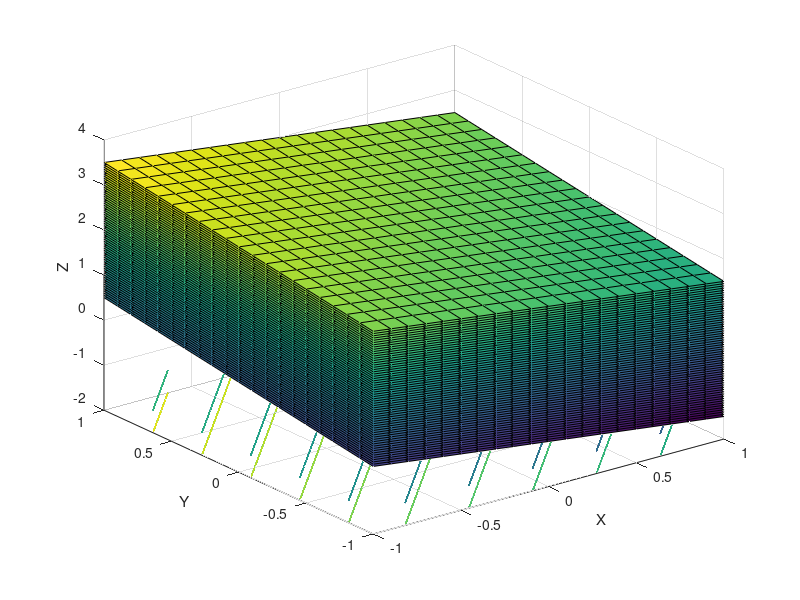

This figure's MATLAB source:
clear
clc
close all
[x,y]=meshgrid(-1:0.1:1);
A=1;B=A;C=B+1;
for D=C-3:0.1:C+3
    z=(D - A*x + B*y)./C;
    surfc(x,y,z);
    hold on;
end
xlabel('X');ylabel('Y');zlabel('Z');